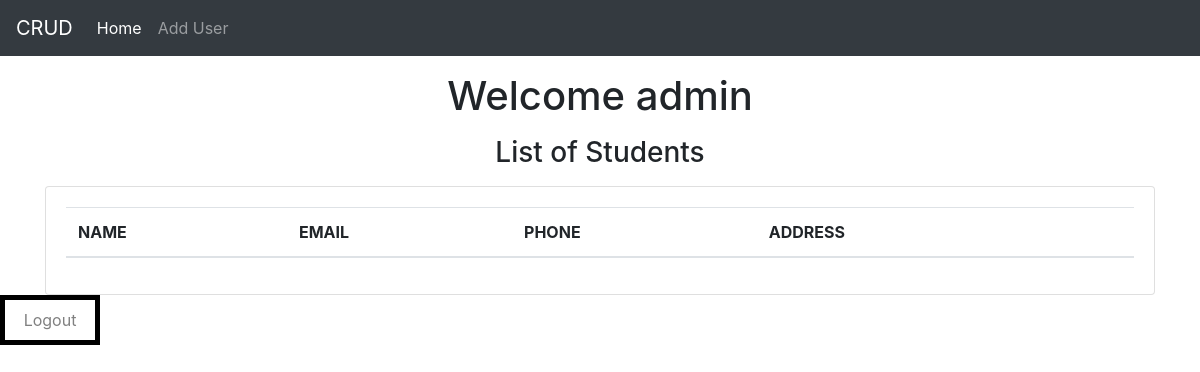
The app's page / (signed in), older data.
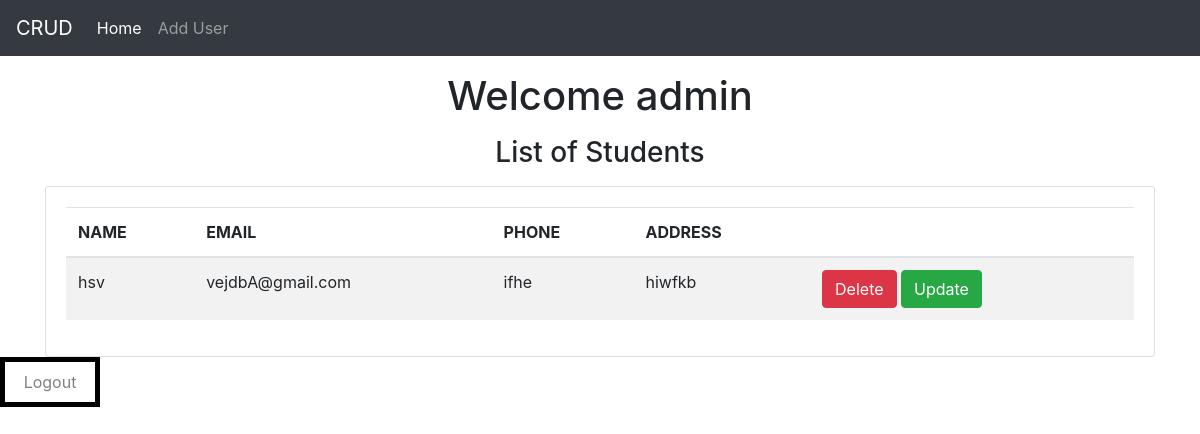
The same page, newer data.
### home/models.py (models this page shows, shortened)
class UserDb(models.Model):
    name= models.CharField(max_length=20)
    email= models.CharField(max_length=50)
    phone= models.CharField(max_length=10)
    address= models.CharField(max_length=200)

### home/views.py (the view)
# urls.py: path('', views.index , name="home"),
def index(request):
    if request.user.is_anonymous:
        return redirect("/login")
    users=UserDb.objects.all()
    return render(request , 'index.html' , {'users': users} )

### templates/index.html (shortened to what this page needs)
<!DOCTYPE html>
<html>
    <head>
        <link rel="stylesheet" href="">
        <link rel="stylesheet" href="https://cdn.jsdelivr.net/npm/bootstrap@4.4.1/dist/css/bootstrap.min.css">
    </head>
    <body>
        {% include "base.html" %}
        <h1 class="text-center my-3"> Welcome  {{ request.user }}</h1>
        <h3 class="text-center my-3"> List of Students</h3>
        <div class="container " >
            <div class="row ">
                <div class="col-md-12   ">
                    <div class="card">
                        <div class="card-body">
                            <table class="table table-striped ">
                                <thead>
                                    <th>NAME</th>
                                    <th>EMAIL</th>
                                    <th>PHONE</th>
                                    <th>ADDRESS</th>
                                    <th> </th>
                                </thead>
                                <tbody>
                                    {% for user in users %}
                                    <tr>
                                        <td>{{ user.name }}</td>
                                        <td>{{ user.email }}</td>
                                        <td>{{ user.phone }}</td>
                                        <td>{{ user.address }}</td>
                                        <td>
                                            <a href="/delete_user/{{user.id}}" class="btn btn-danger md-sm"> Delete</a>
                                            <a href="/update_user/{{user.id}}" class="btn btn-success md-sm"> Update</a>
                                        </td>
                                    </tr>
                                 {% endfor %}
                                </tbody>
                            </table>
                        </div>
                    </div>
                </div>
            </div>
        </div>
        <a href="/logout" class="box my-0" > Logout</a>
    </body>
</html>

### templates/base.html (shortened to what this page needs)
<nav class="navbar navbar-expand-lg navbar-dark bg-dark">
    <a class="navbar-brand" href="/">CRUD</a>
    <div class="collapse navbar-collapse" id="navbarSupportedContent">
      <ul class="navbar-nav mr-auto">
        <li class="nav-item active">
          <a class="nav-link" href="#">Home <span class="sr-only">(current)</span></a>
        </li>
        <li class="nav-item">
          <a class="nav-link" href="/add_user">Add User</a>
        </li>
    </div>
  </nav>

### templates/index.html (style rules this page uses)
.box { width: 100px; height: 50px; border: 5px solid black; padding: 20px; color: gray; text-align: center; text-decoration: none; display: flex; align-items: center; justify-content: center; }

Row changes from the older to the newer data that the page shows:
added UserDb: name "hsv", email "vejdbA@gmail.com", phone "ifhe", address "hiwfkb"
